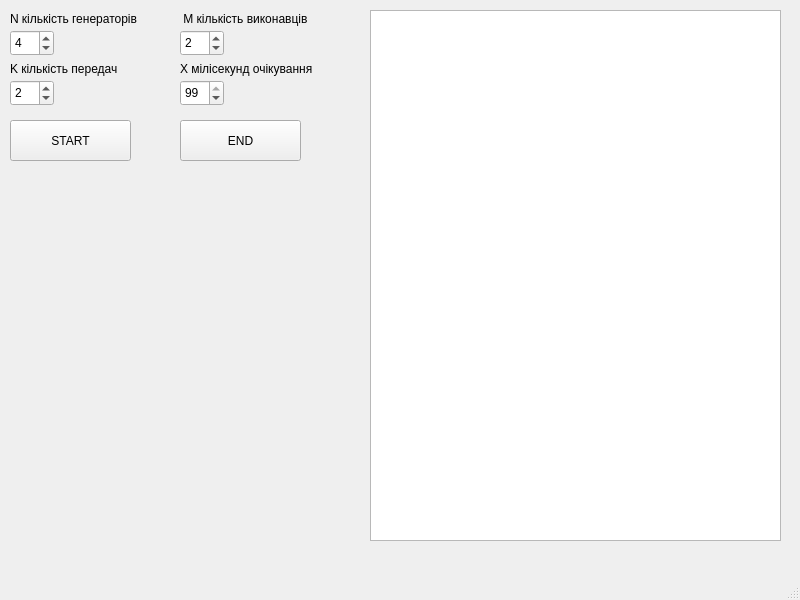
<?xml version="1.0" encoding="UTF-8"?>
<ui version="4.0">
 <class>MainWindow</class>
 <widget class="QMainWindow" name="MainWindow">
  <property name="geometry">
   <rect>
    <x>0</x>
    <y>0</y>
    <width>800</width>
    <height>600</height>
   </rect>
  </property>
  <property name="windowTitle">
   <string>MainWindow</string>
  </property>
  <widget class="QWidget" name="centralwidget">
   <widget class="QTableWidget" name="tableWidget">
    <property name="geometry">
     <rect>
      <x>370</x>
      <y>10</y>
      <width>411</width>
      <height>531</height>
     </rect>
    </property>
   </widget>
   <widget class="QSpinBox" name="spinBox">
    <property name="geometry">
     <rect>
      <x>10</x>
      <y>30</y>
      <width>44</width>
      <height>26</height>
     </rect>
    </property>
    <property name="value">
     <number>4</number>
    </property>
   </widget>
   <widget class="QSpinBox" name="spinBox_2">
    <property name="geometry">
     <rect>
      <x>180</x>
      <y>30</y>
      <width>44</width>
      <height>26</height>
     </rect>
    </property>
    <property name="value">
     <number>2</number>
    </property>
   </widget>
   <widget class="QSpinBox" name="spinBox_3">
    <property name="geometry">
     <rect>
      <x>10</x>
      <y>80</y>
      <width>44</width>
      <height>26</height>
     </rect>
    </property>
    <property name="value">
     <number>2</number>
    </property>
   </widget>
   <widget class="QSpinBox" name="spinBox_4">
    <property name="geometry">
     <rect>
      <x>180</x>
      <y>80</y>
      <width>44</width>
      <height>26</height>
     </rect>
    </property>
    <property name="value">
     <number>99</number>
    </property>
   </widget>
   <widget class="QLabel" name="label">
    <property name="geometry">
     <rect>
      <x>10</x>
      <y>60</y>
      <width>141</width>
      <height>17</height>
     </rect>
    </property>
    <property name="text">
     <string>K кількість передач</string>
    </property>
   </widget>
   <widget class="QLabel" name="label_2">
    <property name="geometry">
     <rect>
      <x>10</x>
      <y>10</y>
      <width>171</width>
      <height>17</height>
     </rect>
    </property>
    <property name="text">
     <string>N кількість генераторів</string>
    </property>
   </widget>
   <widget class="QLabel" name="label_3">
    <property name="geometry">
     <rect>
      <x>180</x>
      <y>10</y>
      <width>171</width>
      <height>17</height>
     </rect>
    </property>
    <property name="text">
     <string> M кількість виконавців</string>
    </property>
   </widget>
   <widget class="QLabel" name="label_4">
    <property name="geometry">
     <rect>
      <x>180</x>
      <y>60</y>
      <width>181</width>
      <height>17</height>
     </rect>
    </property>
    <property name="text">
     <string>X мілісекунд очікування</string>
    </property>
   </widget>
   <widget class="QPushButton" name="pushButton">
    <property name="geometry">
     <rect>
      <x>10</x>
      <y>120</y>
      <width>121</width>
      <height>41</height>
     </rect>
    </property>
    <property name="text">
     <string>START</string>
    </property>
   </widget>
   <widget class="QPushButton" name="pushButton_2">
    <property name="geometry">
     <rect>
      <x>180</x>
      <y>120</y>
      <width>121</width>
      <height>41</height>
     </rect>
    </property>
    <property name="text">
     <string>END</string>
    </property>
   </widget>
  </widget>
  <widget class="QMenuBar" name="menubar">
   <property name="geometry">
    <rect>
     <x>0</x>
     <y>0</y>
     <width>800</width>
     <height>22</height>
    </rect>
   </property>
  </widget>
  <widget class="QStatusBar" name="statusbar"/>
 </widget>
 <resources/>
 <connections/>
</ui>
